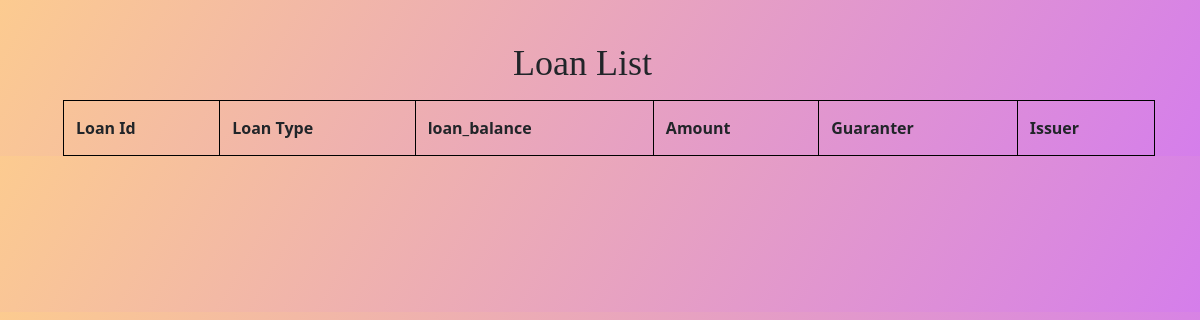
/wallet/loan_list/, run on an earlier commit of the app's database.
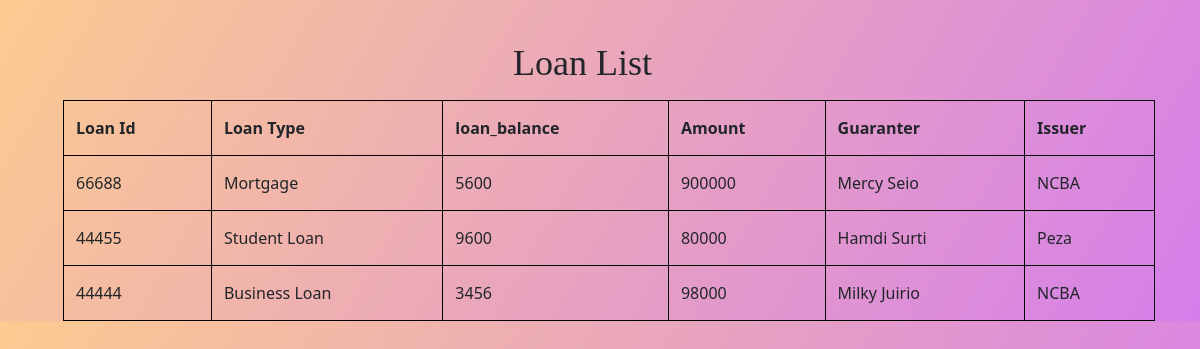
And on a later commit of the database.
### wallet/models.py (models this page shows)
class Loan(models.Model):
    loan_id = models.IntegerField()
    loan_type = models.CharField(max_length=15)
    loan_balance = models.IntegerField()
    amount = models.IntegerField()
    guaranter = models.CharField(max_length=20)
    issuer = models.CharField(max_length=20)
    wallet = models.ForeignKey(Wallet,on_delete=models.CASCADE,related_name='loan_wallet')

### wallet/views.py (the view)
# urls.py: path("loan_list/",list_loan,name="registration"),
def list_loan(request):
 loan = Loan.objects.all()
 return render(request,'wallet/loan_list.html',
    {"Loan":loan}
   )

### wallet/templates/wallet/loan_list.html (shortened to what this page needs)
<!DOCTYPE html>
<html lang="en">
<head>
 <link href="https://cdn.jsdelivr.net/npm/bootstrap@5.0.2/dist/css/bootstrap.min.css" rel="stylesheet">
</head>
<body>
  <h1>Loan List</h1>
  <table>
    <tr>
      <th>Loan Id</th>
      <th>Loan Type</th>
      <th>loan_balance</th>
      <th>Amount</th>
      <th>Guaranter</th>
      <th>Issuer</th>
    </tr>
    <tr>{%for loan in Loan%}</tr>
    <td>{{loan.loan_id}}</td>
    <td>{{loan.loan_type}}</td>
    <td>{{loan.loan_balance}}</td>
    <td>{{loan.amount}}</td>
    <td>{{loan.guaranter}}</td>
    <td>{{loan.issuer}}</td>
    {%endfor%}
  </table>
</body>
</html>

What changed in the data, as far as the page shows it:
added Loan: loan_id "66688", loan_type "Mortgage", loan_balance "5600", amount "900000", guaranter "Mercy Seio", issuer "NCBA"
added Loan: loan_id "44455", loan_type "Student Loan", loan_balance "9600", amount "80000", guaranter "Hamdi Surti", issuer "Peza"
added Loan: loan_id "44444", loan_type "Business Loan", loan_balance "3456", amount "98000", guaranter "Milky Juirio", issuer "NCBA"
